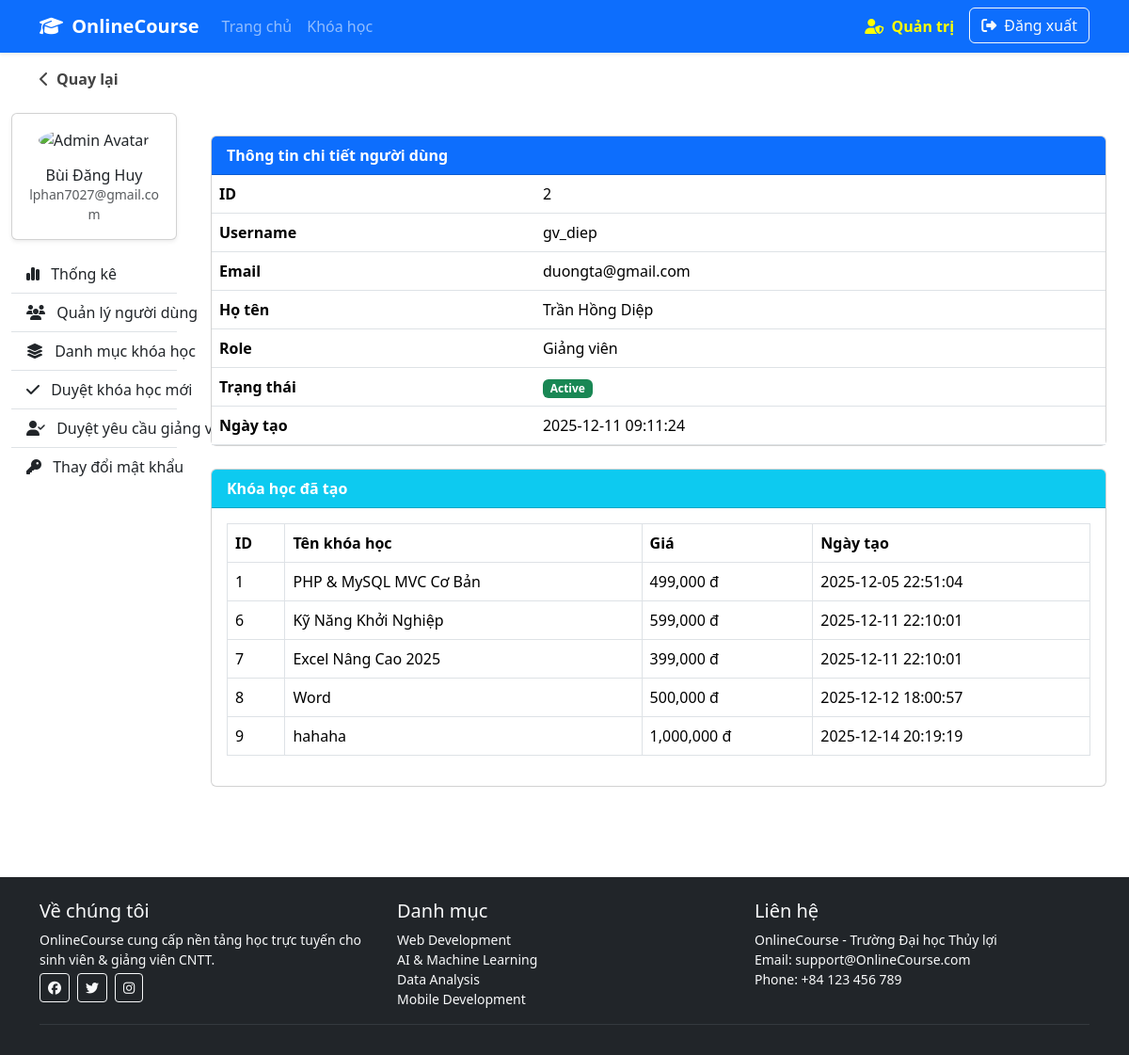
The app's page /index.php?controller=admin&action=userDetail&id=2 (signed in) with its own data.
### tables this page shows
CREATE TABLE `users` (
  `id` int(11) NOT NULL,
  `username` varchar(255) NOT NULL,
  `email` varchar(255) NOT NULL,
  `password` varchar(255) NOT NULL,
  `fullname` varchar(255) DEFAULT NULL,
  `role` int(11) NOT NULL DEFAULT 0,
  `created_at` datetime DEFAULT current_timestamp(),
  `avatar` varchar(255) DEFAULT NULL,
  `is_active` tinyint(1) NOT NULL DEFAULT 1
);

CREATE TABLE `courses` (
  `id` int(11) NOT NULL,
  `title` varchar(255) NOT NULL,
  `description` text DEFAULT NULL,
  `instructor_id` int(11) NOT NULL,
  `category_id` int(11) NOT NULL,
  `price` decimal(10,2) DEFAULT 0.00,
  `duration_weeks` int(11) DEFAULT 1,
  `level` varchar(50) DEFAULT NULL,
  `image` varchar(255) DEFAULT NULL,
  `created_at` datetime DEFAULT current_timestamp(),
  `updated_at` datetime DEFAULT current_timestamp() ON UPDATE current_timestamp(),
  `approved` tinyint(1) DEFAULT 0
);

### controllers/AdminController.php (called while the page is built, shortened)
<?php
class AdminController extends BaseController {
    public function userDetail() {
        $id = (int)$_GET['id'];
        require_once __DIR__ . '/../models/User.php';
        $userModel = new User();
        $user = $userModel->getUserById($id);
        $instructorCourses = [];
        if ((int)$user['role'] === 1) {
            $instructorCourses = $userModel->getInstructorCourses($id);
        }
        $studentEnrollments = [];
        $this->render("admin/users/detail", [
            'user' => $user,
            'instructorCourses' => $instructorCourses,
            'studentEnrollments' => $studentEnrollments
        ]);
    }
}

### models/User.php (called while the page is built, shortened)
<?php
require_once __DIR__ . '/../config/Database.php';
class User {
    private $conn;
    public function __construct() {
        $db = new Database();
        $this->conn = $db->connect();
    }
    public function getUserById($id) {
        $sql = "SELECT * FROM users WHERE id = :id";
        $stmt = $this->conn->prepare($sql);
        $stmt->execute([':id' => $id]);
        return $stmt->fetch(PDO::FETCH_ASSOC);
    }
    public function getInstructorCourses($user_id) {
        $sql = "SELECT * FROM courses WHERE instructor_id = :uid";
        $stmt = $this->conn->prepare($sql);
        $stmt->execute([':uid' => $user_id]);
        return $stmt->fetchAll(PDO::FETCH_ASSOC);
    }
}

### config/Database.php (called while the page is built, shortened)
<?php
class Database {
    private $host = "127.0.0.1";
    private $dbname = "onlinecourse";
    private $username = "root";
    private $password = "";
    public function connect() {
        $this->conn = null;
        try {
            $this->conn = new PDO(
                "mysql:host=".$this->host.";dbname=".$this->dbname.";charset=utf8mb4",
                $this->username,
                $this->password
            );
            $this->conn->setAttribute(PDO::ATTR_ERRMODE, PDO::ERRMODE_EXCEPTION);
        } catch(PDOException $e) {
            die("Kết nối thất bại: " . $e->getMessage());
        }
        return $this->conn;
    }
}

### views/admin/users/detail.php (the view, shortened to what this page needs)
<div class="container py-4">
    <div class="card">
        <div class="card-header bg-primary text-white">
            <strong>Thông tin chi tiết người dùng</strong>
        </div>
        <div class="card-body p-0">
            <table class="table mb-0">
                <tr><th>ID</th><td><?= $user['id'] ?></td></tr>
                <tr><th>Username</th><td><?= $user['username'] ?></td></tr>
                <tr><th>Email</th><td><?= $user['email'] ?></td></tr>
                <tr><th>Họ tên</th><td><?= $user['fullname'] ?></td></tr>
                <tr><th>Role</th>
                    <td>
                        <?= $user['role'] == 2 ? "Admin" : ($user['role'] == 1 ? "Giảng viên" : "Học viên") ?>
                    </td>
                </tr>
                <tr><th>Trạng thái</th>
                    <td>
                        <?= $user['is_active'] ? "<span class='badge bg-success'>Active</span>"
                                             : "<span class='badge bg-secondary'>Disabled</span>" ?>
                    </td>
                </tr>
                <tr><th>Ngày tạo</th><td><?= $user['created_at'] ?></td></tr>
            </table>
        </div>
    </div>
    <?php if ($user['role'] == 1): ?>
        <div class="card mt-4">
            <div class="card-header bg-info text-white">
                <strong>Khóa học đã tạo</strong>
            </div>
            <div class="card-body">
                <?php if (empty($instructorCourses)): ?>
                    <p class="text-muted">Giảng viên này chưa tạo khóa học nào.</p>
                <?php else: ?>
                    <table class="table table-bordered">
                        <thead>
                            <tr>
                                <th>ID</th>
                                <th>Tên khóa học</th>
                                <th>Giá</th>
                                <th>Ngày tạo</th>
                            </tr>
                        </thead>
                        <tbody>
                            <?php foreach ($instructorCourses as $c): ?>
                                <tr>
                                    <td><?= $c['id'] ?></td>
                                    <td><?= htmlspecialchars($c['title']) ?></td>
                                    <td><?= number_format($c['price']) ?> đ</td>
                                    <td><?= $c['created_at'] ?></td>
                                </tr>
                            <?php endforeach; ?>
                        </tbody>
                    </table>
                <?php endif; ?>
            </div>
        </div>
    <?php endif; ?>
</div>

### records on screen
users: id "2", username "gv_diep", email "duongta@gmail.com", fullname "Trần Hồng Diệp", created_at "2025-12-11 09:11:24"
courses: id "1", title "PHP & MySQL MVC Cơ Bản", price "499,000", created_at "2025-12-05 22:51:04"
courses: id "6", title "Kỹ Năng Khởi Nghiệp", price "599,000", created_at "2025-12-11 22:10:01"
courses: id "7", title "Excel Nâng Cao 2025", price "399,000", created_at "2025-12-11 22:10:01"
courses: id "8", title "Word", price "500,000", created_at "2025-12-12 18:00:57"
courses: id "9", title "hahaha", price "1,000,000", created_at "2025-12-14 20:19:19"

### other values on screen
$currentAdmin['fullname'] "Bùi Đăng Huy"
$currentAdmin['email'] "lphan7027@gmail.com"
